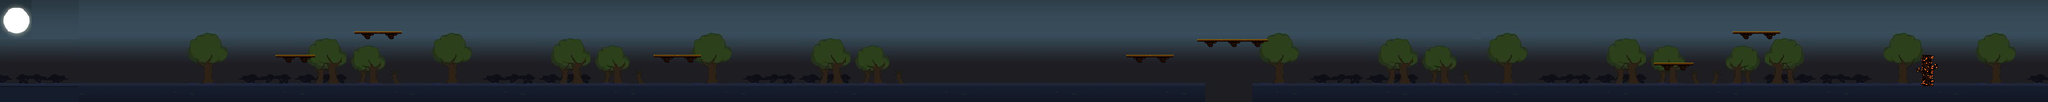

Rendered tile map (Tiled .tmx) drawn with the repository's tilesets; below, a short description and the map source with its tile grids summarised:
An orthogonal 260x13 tile map with 16x16 px tiles, 2 tile layers (background, graphics), 4 tilesets and 57 objects.

<map version="1.8" tiledversion="1.8.4" orientation="orthogonal" renderorder="right-down" width="260" height="13" tilewidth="16" tileheight="16" infinite="0" nextlayerid="12" nextobjectid="90">
 <tileset firstgid="1" source="background.tsx" />
 <tileset firstgid="981" source="Ground.tsx" />
 <tileset firstgid="1716" source="AutumnHillsWall1x4_16.tsx" />
 <tileset firstgid="1728" source="MovingPlatform_8.tsx" />
 <layer id="1" name="background" width="260" height="13">
  <data>[3380 cells, 2913 non-empty, 277 distinct tile ids]</data>
 </layer>
 <layer id="2" name="graphics" width="260" height="13">
  <data>[3380 cells, 523 non-empty, 43 distinct tile ids]</data>
 </layer>
 <objectgroup id="3" name="ground" visible="0">
  <object id="1" x="160" y="176" width="2288" height="32" />
  <object id="4" x="2544" y="176" width="1456" height="32" />
  <object id="85" x="160" y="144" height="32" />
  <object id="86" x="4000" y="144" height="32" />
 </objectgroup>
 <objectgroup id="6" name="enemies">
  <object id="19" x="736" y="48" width="16" height="16" />
  <object id="20" x="880" y="160" width="16" height="16" />
  <object id="21" x="1184" y="160" width="16" height="16" />
  <object id="22" x="1344" y="96" width="16" height="16" />
  <object id="23" x="1968" y="160" width="16" height="16" />
  <object id="24" x="2544" y="64" width="16" height="16" />
  <object id="25" x="2768" y="160" width="16" height="16" />
  <object id="27" x="512" y="160" width="16" height="16" />
  <object id="48" x="3728" y="160" width="16" height="16" />
 </objectgroup>
 <objectgroup id="4" name="platforms">
  <object id="5" x="3520" y="64" width="96" height="16" />
  <object id="9" x="2432" y="80" width="144" height="16" />
  <object id="11" x="2288" y="112" width="96" height="16" />
  <object id="82" x="560" y="112" width="80" height="16" />
  <object id="83" x="720" y="64" width="96" height="16" />
  <object id="87" x="3360" y="128" width="80" height="16" />
  <object id="88" x="1328" y="112" width="96" height="16" />
 </objectgroup>
 <objectgroup id="5" name="finish">
  <object id="29" x="3904" y="112" width="16" height="64" />
 </objectgroup>
 <objectgroup id="9" name="barrier">
  <object id="51" x="720" y="48" height="16" />
  <object id="53" x="1328" y="96" height="16" />
  <object id="55" x="2576" y="64" height="16" />
  <object id="56" x="2432" y="64" height="16" />
  <object id="57" x="2144" y="160" height="16" />
  <object id="59" x="592" y="160" height="16" />
  <object id="60" x="480" y="160" height="16" />
  <object id="61" x="832" y="160" height="16" />
  <object id="62" x="992" y="160" height="16" />
  <object id="63" x="1136" y="160" height="16" />
  <object id="64" x="1376" y="160" height="16" />
  <object id="67" x="1856" y="160" height="16" />
  <object id="68" x="2544" y="160" height="16" />
  <object id="69" x="2848" y="160" height="16" />
  <object id="70" x="3776" y="160" height="16" />
  <object id="71" x="3328" y="160" height="16" />
  <object id="84" x="816" y="48" height="16" />
  <object id="89" x="1424" y="96" height="16" />
 </objectgroup>
 <objectgroup id="7" name="coins">
  <object id="31" x="3536" y="48" width="16" height="16" />
  <object id="32" x="3568" y="48" width="16" height="16" />
  <object id="33" x="3600" y="48" width="16" height="16" />
  <object id="34" x="3408" y="112" width="16" height="16" />
  <object id="35" x="3216" y="160" width="16" height="16" />
  <object id="37" x="3776" y="160" width="16" height="16" />
  <object id="38" x="2656" y="160" width="16" height="16" />
  <object id="39" x="2304" y="96" width="16" height="16" />
  <object id="40" x="2368" y="64" width="16" height="16" />
  <object id="41" x="2480" y="64" width="16" height="16" />
  <object id="42" x="1616" y="160" width="16" height="16" />
  <object id="43" x="1040" y="112" width="16" height="16" />
  <object id="44" x="736" y="160" width="16" height="16" />
 </objectgroup>
 <objectgroup id="8" name="health">
  <object id="45" x="608" y="96" width="16" height="16" />
  <object id="46" x="2336" y="96" width="16" height="16" />
  <object id="47" x="3520" y="160" width="16" height="16" />
 </objectgroup>
 <objectgroup id="10" name="skylimit">
  <object id="73" x="160" y="0" width="3840" />
  <object id="78" x="160" y="0" width="3840" />
 </objectgroup>
</map>
